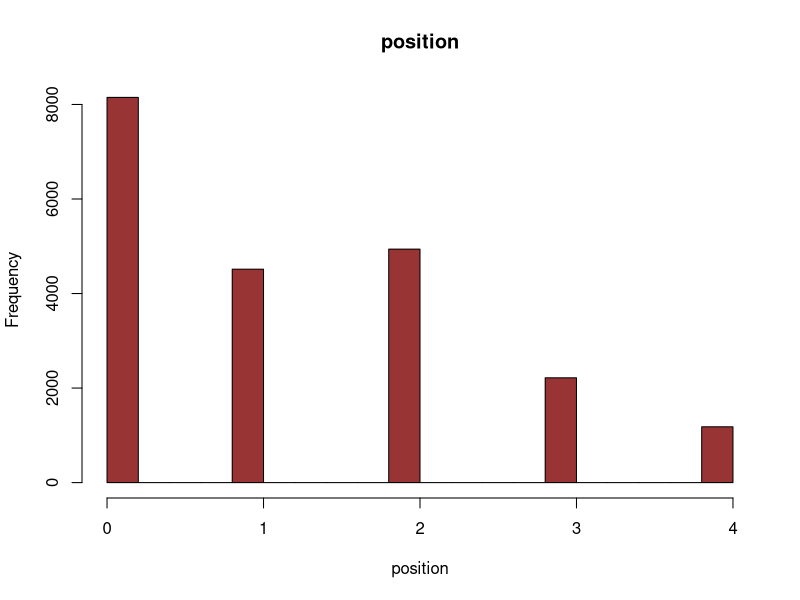
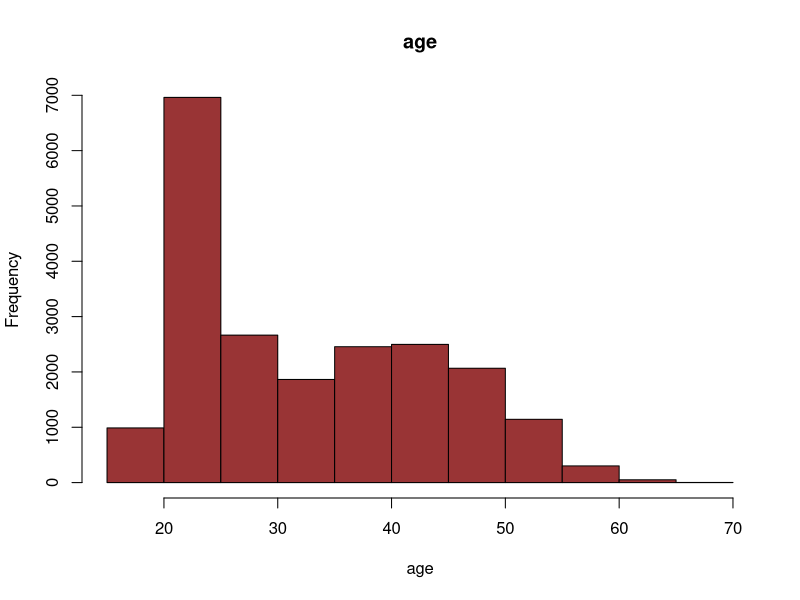
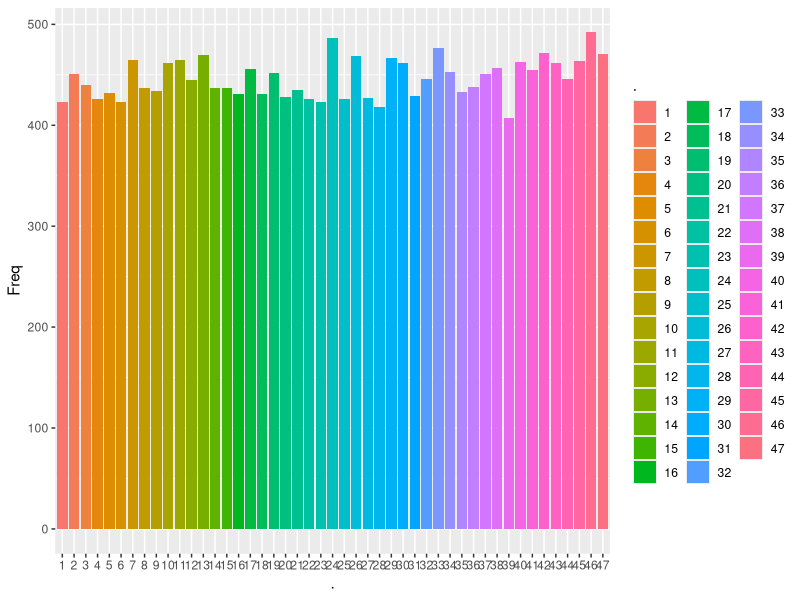
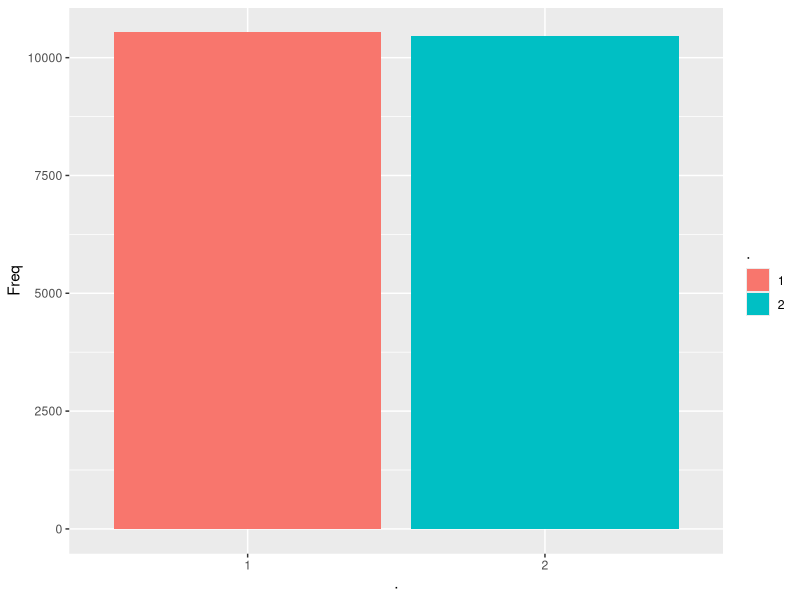
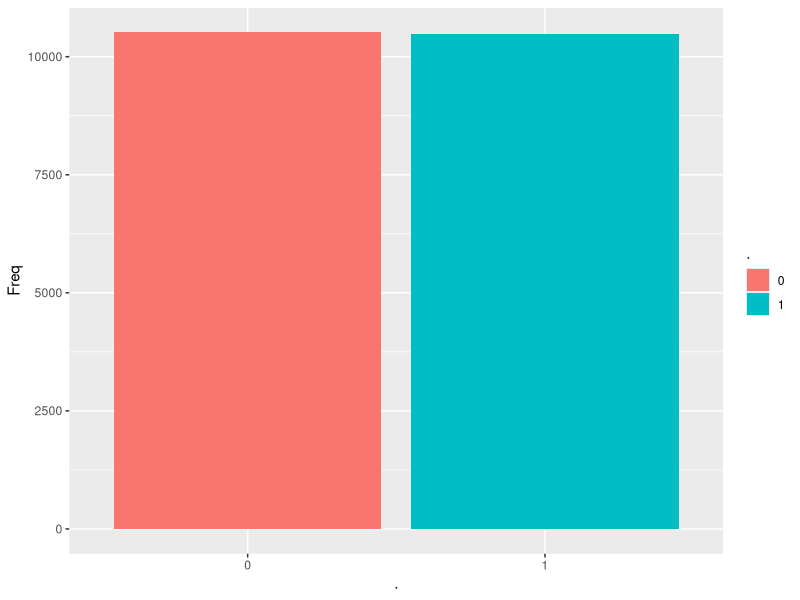
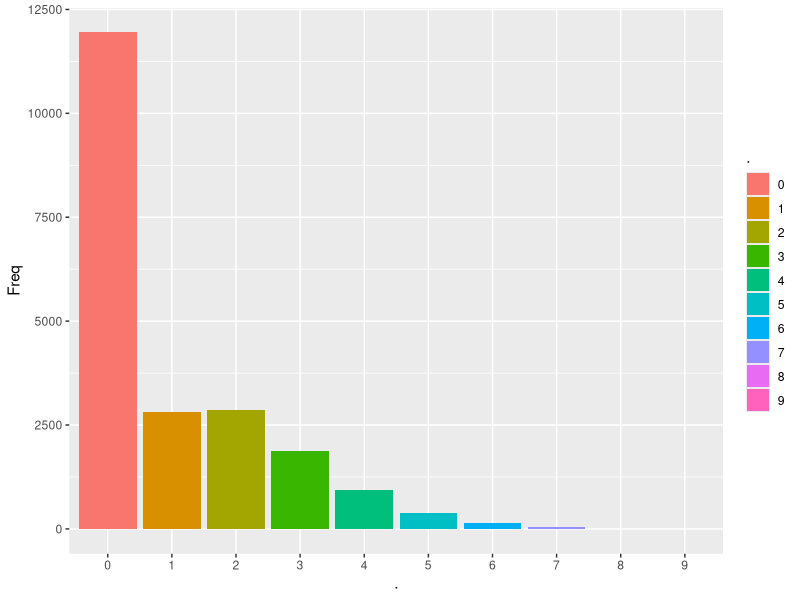
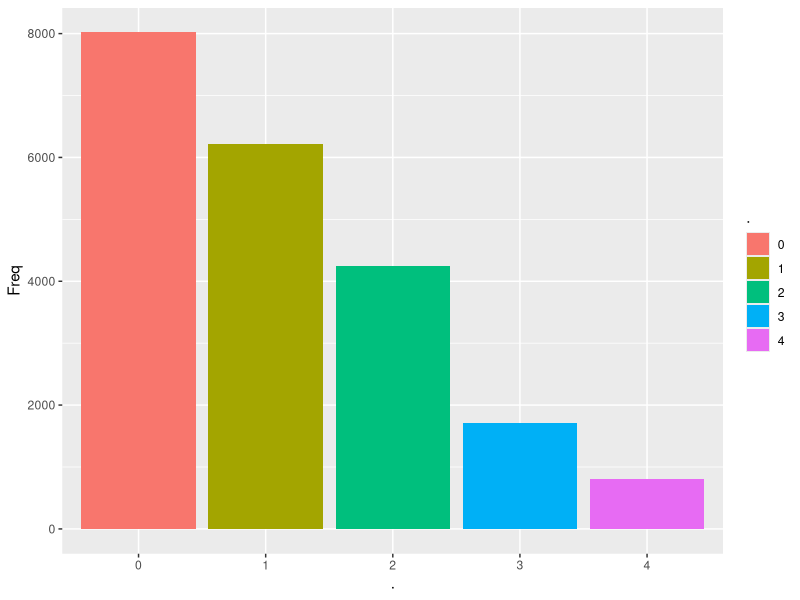
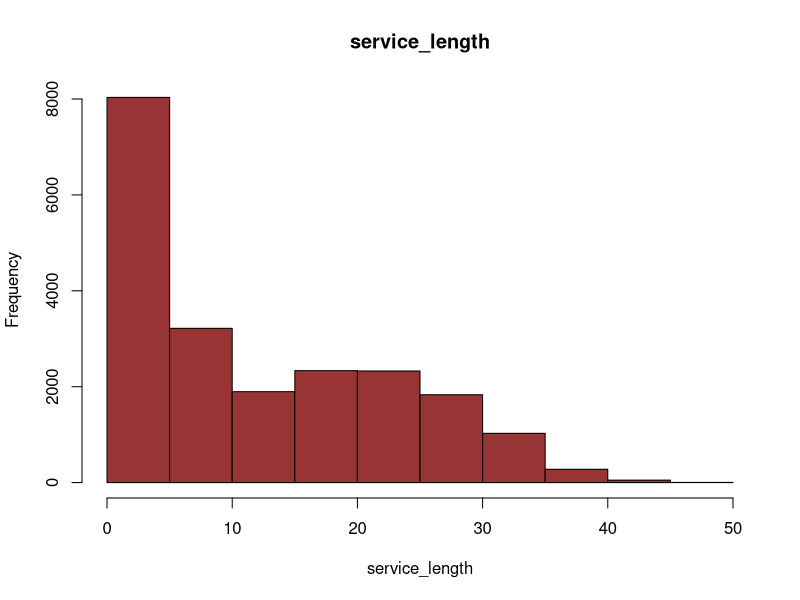

Reproduce these figures in R, in order.
## ---- chunk 1
if(!require(caret)) install.packages("caret", repos = "http://cran.us.r-project.org")
if(!require(ggplot2)) install.packages("ggplot2", repos = "http://cran.us.r-project.org")
if(!require(dplyr)) install.packages("dplyr", repos = "http://cran.us.r-project.org")
if(!require(readxl)) install.packages("readxl", repos = "http://cran.us.r-project.org")
if(!require(readr)) install.packages("readr", repos = "http://cran.us.r-project.org")
## ---- chunk 2
# https://github.com/TAKAOKA-Masahiro/salary_prediction

test_data_eng <- read_csv("test_data_eng.csv")
train_data_eng <- read_csv("train_data_eng.csv")
## ---- chunk 3

## ---- chunk 4
# Model Building on eng data set
## Create test dataset and train dataset
# set.seed

head(test_data_eng)
head(train_data_eng)
nrow(test_data_eng)
nrow(train_data_eng)

# check null
sum(is.na(train_data_eng))
sum(is.na(test_data_eng))

# EDA about position
hist(train_data_eng$position, main="position", xlab="position", col="#993435")
# EDA about age
hist(train_data_eng$age, main="age", xlab="age", col="#993435")
# EDA about area
train_data_eng$area %>%
  table %>%
  as.data.frame() %>%
  ggplot(aes(x =  ., y = Freq, fill = .)) +
  geom_bar(stat = "identity")
# EDA about sex
train_data_eng$sex %>%
  table %>%
  as.data.frame() %>%
  ggplot(aes(x =  ., y = Freq, fill = .)) +
  geom_bar(stat = "identity")
# EDA about partner
train_data_eng$partner %>%
  table %>%
  as.data.frame() %>%
  ggplot(aes(x =  ., y = Freq, fill = .)) +
  geom_bar(stat = "identity")
# EDA about num_child
train_data_eng$num_child %>%
  table %>%
  as.data.frame() %>%
  ggplot(aes(x =  ., y = Freq, fill = .)) +
  geom_bar(stat = "identity")
# EDA about education
train_data_eng$education %>%
  table %>%
  as.data.frame() %>%
  ggplot(aes(x =  ., y = Freq, fill = .)) +
  geom_bar(stat = "identity")


# EDA about service_length
hist(train_data_eng$service_length, main="service_length", xlab="service_length", col="#993435")
# EDA about study_time
hist(train_data_eng$study_time, main="study_time", xlab="study_time", col="#993435")
# EDA about commute
hist(train_data_eng$commute, main="commute", xlab="commute", col="#993435")
# EDA about overtime
hist(train_data_eng$overtime, main="overtime", xlab="overtime", col="#993435")
# EDA about salary
hist(train_data_eng$salary, main="salary", xlab="salary", col="#993435")


# Scatter plot of "commute" and "salary"
plot(train_data_eng$commute,train_data_eng$salary)

test_train3 <- train_data_eng %>% filter((area == 13 | area == 27) & partner == 0) 
head(test_train3)
plot(test_train3$commute,test_train3$salary)

test_train4 <- train_data_eng %>% filter(area != 13 & area != 27 & partner == 0) 
head(test_train4)
plot(test_train4$commute,test_train4$salary)
